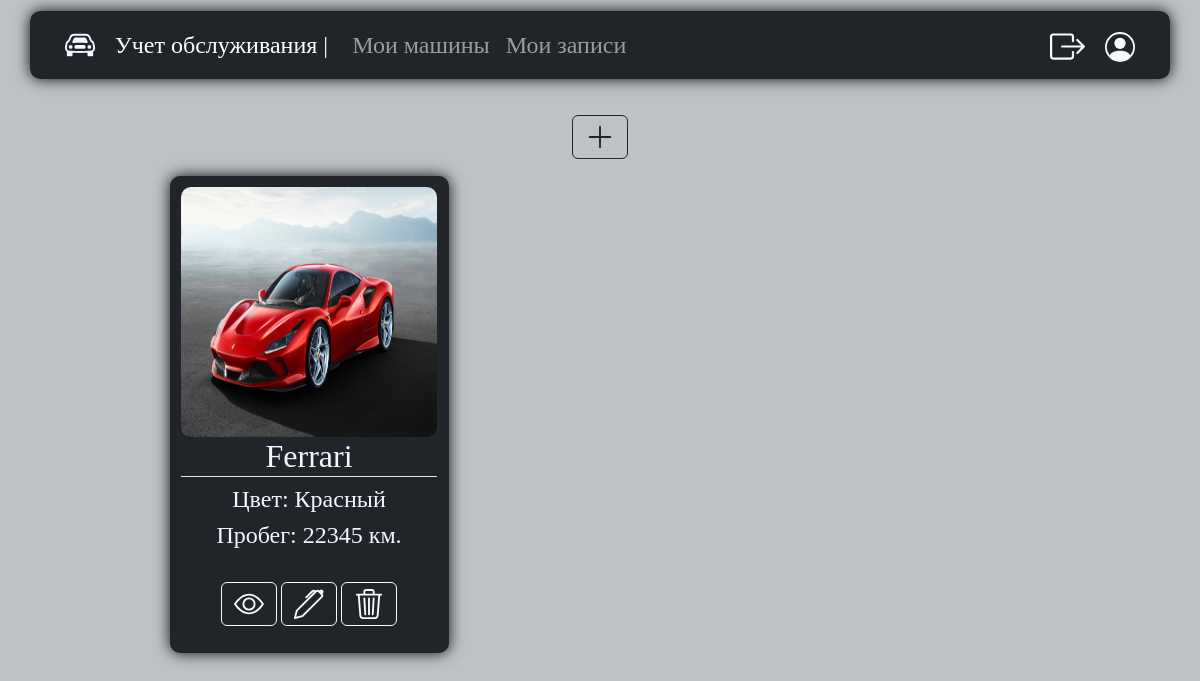
The page /my_cars/ (signed in) on the database its author committed.
### main/models.py (models this page shows, shortened)
class Car(models.Model):
    car_image = models.ImageField('Изображение', upload_to='car_img/', null=True, blank=True)
    car_name = models.CharField('Название', max_length=100)
    car_color = models.CharField('Цвет', max_length=100)
    car_mileage = models.IntegerField('Текущий пробег', max_length=7, default=0)
    car_user = models.ForeignKey(User, on_delete=models.CASCADE, null=True)
    class Meta:
        verbose_name = 'Автомобиль'
        verbose_name_plural = 'Автомобили'

### main/views.py (the view)
# urls.py: path("my_cars/", my_cars, name="my_cars"),
def my_cars(request):
    user = request.user
    user_cars = Car.objects.filter(car_user=user)
    context = {'user': user, 'user_cars': user_cars}
    return render(request, 'main/my_cars.html', context)

### main/templates/main/my_cars.html (shortened to what this page needs)
{% extends 'main/base.html' %}
{% block main_info_bl %}
<div class="center_block text-center">
    <div class="mycars_block">
        <a href="{% url 'create_car' %}" class="btn btn-outline-dark">
            <svg xmlns="http://www.w3.org/2000/svg" width="30" height="30" fill="currentColor" class="bi bi-plus-lg"
                 viewBox="0 0 16 16">
                <path fill-rule="evenodd"
                      d="M8 2a.5.5 0 0 1 .5.5v5h5a.5.5 0 0 1 0 1h-5v5a.5.5 0 0 1-1 0v-5h-5a.5.5 0 0 1 0-1h5v-5A.5.5 0 0 1 8 2"/>
            </svg>
        </a>
        <div class="row row-cols-1 row-cols-md-2 g-4">
            {% for car in user_cars %}
            <div class="col">
                <div class="car_card">
                    {% if car.car_image %}
                    <img src="{{ car.car_image.url}}" class="img-fluid mx-auto d-block" alt="..."
                         style="border-radius:10px; width:400px; height:250px; margin:auto;">
                    {% endif %}
                    <h2 class="border-bottom text-center">{{ car.car_name }}</h2>
                    <h4>Цвет: {{ car.car_color }}</h4>
                    <h4>Пробег: {{ car.car_mileage }} км.</h4>
                    <br>
                    <div class="text-center">
                        <a href="{% url 'carrecords' car.id%}" class="btn btn-outline-light mb-3">
                        </a>
                        <a href="{% url 'update_mileage' car.id %}" class="btn btn-outline-light mb-3">
                        </a>
                        <button type="button" class="btn btn-outline-light mb-3" data-bs-toggle="modal"
                                data-bs-target="#modal{{ car.id }}">
                        </button>
                    </div>
                </div>
            </div>
            {% endfor %}
        </div>
    </div>
</div>
{% endblock %}

### main/static/main/css/main.css (style rules this page uses)
* { font-family: consolas; }
body { background: #bec2c6; color: AliceBlue; }
.car_card { margin: auto; margin-top: 3%; margin-bottom: 3%; padding: 2%; width: 50%; height: auto; background-color: #212529; border-radius: 10px; box-shadow: 0 0 15px #0D0D0D; }
.mycars_block { margin: auto; margin-top: 3%; width: 95%; }

### rows shown on the page
Car: car_image (picture), car_name "Ferrari", car_color "Красный", car_mileage "22345"
